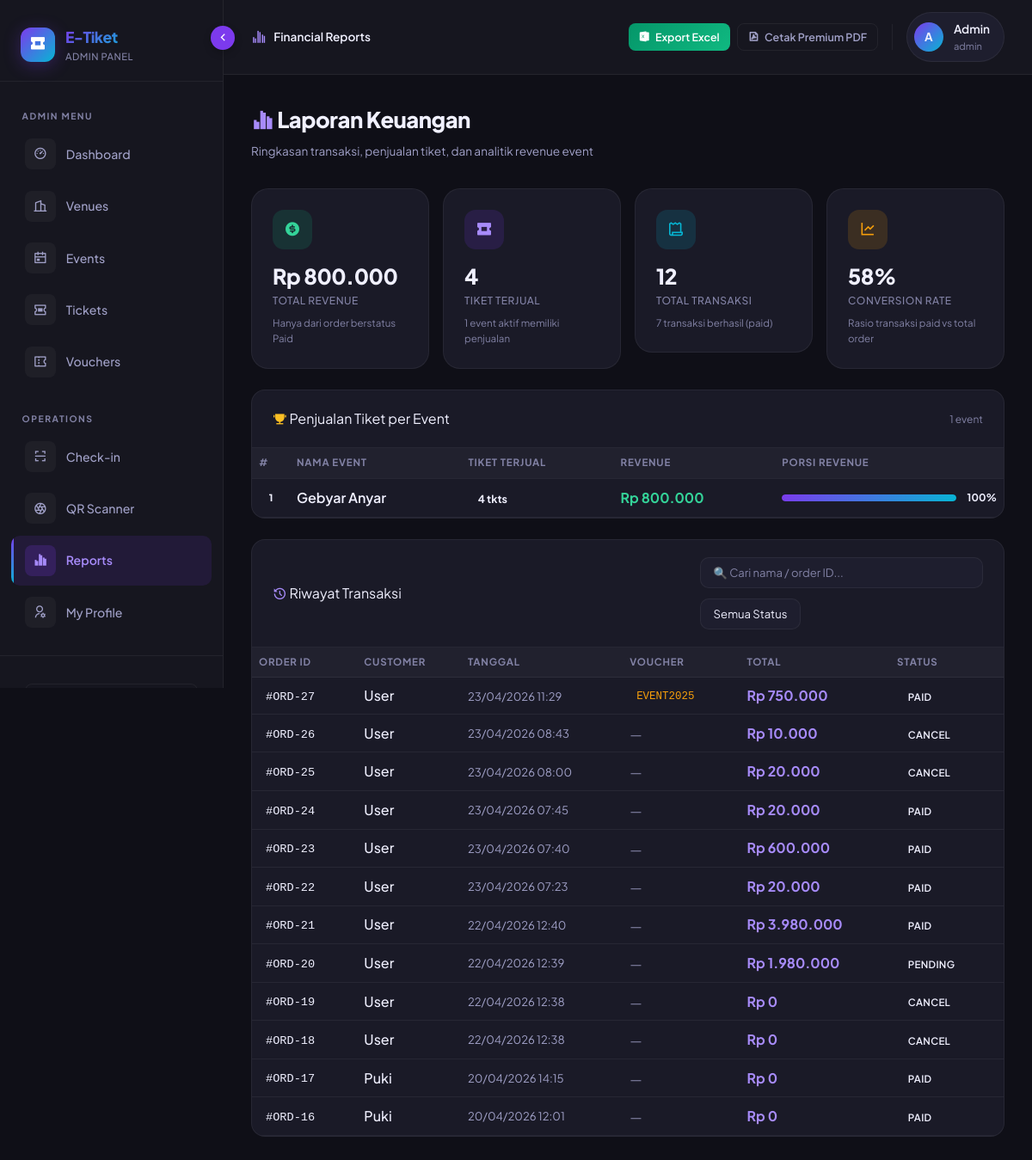
Page /admin/laporan.php (signed in) on the committed database.
### tables this page shows
CREATE TABLE `orders` (
  `id_order` int(11) NOT NULL,
  `id_user` int(11) NOT NULL,
  `tanggal_order` datetime DEFAULT current_timestamp(),
  `total` int(11) NOT NULL DEFAULT 0,
  `status` enum('pending','paid','cancel') NOT NULL DEFAULT 'pending',
  `id_voucher` int(11) DEFAULT NULL
);

CREATE TABLE `users` (
  `id_user` int(11) NOT NULL,
  `nama` varchar(100) NOT NULL,
  `email` varchar(100) NOT NULL,
  `password` varchar(255) NOT NULL,
  `role` enum('user','petugas','admin') NOT NULL DEFAULT 'user'
);

CREATE TABLE `voucher` (
  `id_voucher` int(11) NOT NULL,
  `kode_voucher` varchar(20) NOT NULL,
  `potongan` int(11) NOT NULL,
  `kuota` int(11) NOT NULL,
  `status` enum('aktif','nonaktif') NOT NULL DEFAULT 'aktif'
);

### app/controllers/LaporanController.php (called while the page is built, shortened)
<?php
class LaporanController {
    private $orderModel;
    public function __construct() {
        require_once __DIR__ . '/../models/OrderModel.php';
        $this->orderModel = new OrderModel();
    }
    public function index(): void {
        $orders        = $this->orderModel->getAll();
        $tickets_sold  = $this->orderModel->getTicketSalesReport();
        $total_rev     = array_sum(array_column($tickets_sold, 'revenue'));
        require_once __DIR__ . '/../views/admin/laporan.php';
    }
}

### admin/laporan.php (called while the page is built, shortened)
<?php
require_once __DIR__ . '/../app/controllers/LaporanController.php';
(new LaporanController())->index();

### app/config/auth.php (called while the page is built, shortened)
<?php
function currentUser(): array {
    return [
        'id'   => $_SESSION['id_user'] ?? null,
        'nama' => $_SESSION['nama']    ?? '',
        'role' => $_SESSION['role']    ?? '',
    ];
}

### app/config/database.php (called while the page is built, shortened)
<?php
function getDbConnection(): mysqli {
    static $conn = null;
    if ($conn === null) {
        $host = 'localhost';
        $user = 'root';
        $pass = '';
        $db   = 'event_tiket';
        $conn = mysqli_connect($host, $user, $pass, $db);
        mysqli_set_charset($conn, 'utf8mb4');
    }
    return $conn;
}

### app/models/BaseModel.php (called while the page is built, shortened)
<?php
abstract class BaseModel {
    protected mysqli $conn;
    public function __construct() {
        require_once __DIR__ . '/../config/database.php';
        $this->conn = getDbConnection();
    }
    protected function fetchAll(string $sql): array {
        $result = mysqli_query($this->conn, $sql);
        $rows = [];
        while ($row = mysqli_fetch_assoc($result)) {
            $rows[] = $row;
        }
        return $rows;
    }
}

### app/models/OrderModel.php (called while the page is built, shortened)
<?php
require_once __DIR__ . '/BaseModel.php';
class OrderModel extends BaseModel {
    public function getAll(): array {
        return $this->fetchAll(
            "SELECT o.*, u.nama, v.kode_voucher
             FROM orders o
             JOIN users u ON o.id_user = u.id_user
             LEFT JOIN voucher v ON o.id_voucher = v.id_voucher
             ORDER BY tanggal_order DESC"
        );
    }
    public function getTicketSalesReport(): array {
        return $this->fetchAll(
            "SELECT e.nama_event, SUM(od.qty) AS total_terjual, SUM(od.subtotal) as revenue
             FROM event e
             JOIN tiket t ON t.id_event = e.id_event
             JOIN order_detail od ON od.id_tiket = t.id_tiket
             JOIN orders o ON o.id_order = od.id_order
             WHERE o.status = 'paid'
             GROUP BY e.id_event
             ORDER BY revenue DESC"
        );
    }
}

### app/views/admin/laporan.php (the view, shortened to what this page needs)
<!DOCTYPE html>
<html lang="id" data-theme="dark">
<head>
    <link href="https://cdn.jsdelivr.net/npm/bootstrap@5.3.0/dist/css/bootstrap.min.css" rel="stylesheet">
    <link href="https://cdn.jsdelivr.net/npm/remixicon@4.2.0/fonts/remixicon.css" rel="stylesheet">
    <link href="<?= BASE_URL ?>/assets/css/style.css" rel="stylesheet">
</head>
<body>
<?php require_once __DIR__ . '/../layouts/sidebar.php'; ?>
<div class="main-content">
    <div class="topnav">
        <div class="topnav-left">
            <i class="ri-bar-chart-grouped-line" style="font-size:1.1rem; color:var(--primary-light);"></i>
            <span style="font-size:0.85rem; font-weight:600; color:var(--text-primary);">Financial Reports</span>
        </div>
        <div class="topnav-right d-flex gap-3 align-items-center">
            <div class="d-flex gap-2">
                <a href="<?= BASE_URL ?>/admin/export_excel.php" class="btn btn-success btn-sm">
                    <i class="ri-file-excel-2-fill"></i> Export Excel
                </a>
                <a href="<?= BASE_URL ?>/admin/export_pdf.php" target="_blank" class="btn btn-ghost btn-sm">
                    <i class="ri-file-pdf-2-line"></i> Cetak Premium PDF
                </a>
            </div>
            <div class="user-badge">
                <div class="user-avatar"><?= strtoupper(substr($user['nama'], 0, 1)) ?></div>
                <div class="user-info">
                    <div class="user-name"><?= htmlspecialchars($user['nama']) ?></div>
                    <div class="user-role"><?= htmlspecialchars($user['role']) ?></div>
                </div>
            </div>
        </div>
    </div>
    <div class="page-header">
        <div class="page-title"><i class="ri-bar-chart-grouped-fill" style="color:var(--primary-light);"></i> Laporan Keuangan</div>
        <div class="page-subtitle">Ringkasan transaksi, penjualan tiket, dan analitik revenue event</div>
    </div>
    <div class="page-body">
        <div class="row g-3 mb-4">
            <?php
            $cards = [
                ['success', 'ri-money-dollar-circle-fill',  'Rp ' . number_format($total_rev, 0, ',', '.'), 'Total Revenue',    'Hanya dari order berstatus Paid'],
                ['primary', 'ri-ticket-2-fill',              number_format($total_terjual),                  'Tiket Terjual',    count($tickets_sold) . ' event aktif memiliki penjualan'],
                ['info',    'ri-receipt-line',               $total_orders,                                  'Total Transaksi',  "$paid_orders transaksi berhasil (paid)"],
                ['warning', 'ri-line-chart-line',            ($total_orders > 0 ? round($paid_orders / $total_orders * 100) : 0) . '%', 'Conversion Rate', 'Rasio transaksi paid vs total order'],
            ];
            foreach ($cards as [$color, $icon, $value, $label, $sub]):
            ?>
            <div class="col-6 col-lg-3">
                <div class="rev-card">
                    <div class="rev-card-icon <?= $color ?>"><i class="<?= $icon ?>"></i></div>
                    <div class="rev-card-value"><?= $value ?></div>
                    <div class="rev-card-label"><?= $label ?></div>
                    <div class="rev-card-sub"><?= $sub ?></div>
                </div>
            </div>
            <?php endforeach; ?>
        </div>
        <div class="table-wrapper mb-4">
            <div class="table-header">
                <div class="table-title"><i class="ri-trophy-fill" style="color:#fbbf24;"></i> Penjualan Tiket per Event</div>
                <span style="font-size:0.75rem; color:var(--text-muted);"><?= count($tickets_sold) ?> event</span>
            </div>
            <table class="table">
                <thead>
                    <tr>
                        <th style="width:36px;">#</th>
                        <th>Nama Event</th>
                        <th>Tiket Terjual</th>
                        <th>Revenue</th>
                        <th style="min-width:160px;">Porsi Revenue</th>
                    </tr>
                </thead>
                <tbody>
                    <?php foreach ($tickets_sold as $i => $ts):
                        $pct = $total_rev > 0 ? round($ts['revenue'] / $total_rev * 100) : 0;
                        $rankClass = match(true) { $i === 0 => 'rank-1', $i === 1 => 'rank-2', $i === 2 => 'rank-3', default => 'rank-other' };
                    ?>
                    <tr>
                        <td><div class="rank-badge <?= $rankClass ?>"><?= $i + 1 ?></div></td>
                        <td style="font-weight: 600; color: var(--text-primary);"><?= htmlspecialchars($ts['nama_event']) ?></td>
                        <td><span class="ticket-tag"><?= number_format($ts['total_terjual']) ?> tkts</span></td>
                        <td style="color: #34d399; font-weight: 700;">Rp <?= number_format($ts['revenue'], 0, ',', '.') ?></td>
                        <td>
                            <div style="display:flex; align-items:center; gap:0.75rem;">
                                <div class="event-progress-bar"><div class="event-progress-fill" style="width:<?= $pct ?>%;"></div></div>
                                <span style="font-size:0.75rem; color:var(--text-primary); font-weight:700; width:35px; text-align:right; flex-shrink:0;"><?= $pct ?>%</span>
                            </div>
                        </td>
                    </tr>
                    <?php endforeach; ?>
                </tbody>
            </table>
        </div>
        <div class="table-wrapper">
            <div class="table-header">
                <div class="table-title"><i class="ri-history-fill" style="color:var(--primary-light);"></i> Riwayat Transaksi</div>
                <div class="filter-bar">
                    <input type="text" id="search-tx" class="form-control" placeholder="🔍 Cari nama / order ID..." oninput="filterTable()">
                    <select id="filter-status" class="form-select" style="width:auto;" onchange="filterTable()">
                        <option value="">Semua Status</option>
                    </select>
                </div>
            </div>
            <div style="overflow-x:auto;">
                <table class="table" id="tx-table">
                    <thead>
                        <tr><th>Order ID</th><th>Customer</th><th>Tanggal</th><th>Voucher</th><th>Total</th><th>Status</th></tr>
                    </thead>
                    <tbody>
                        <?php foreach ($orders as $o): ?>
                        <tr data-status="<?= $o['status'] ?>" data-name="<?= strtolower(htmlspecialchars($o['nama'])) ?>" data-id="<?= $o['id_order'] ?>">
                            <td><code>#ORD-<?= $o['id_order'] ?></code></td>
                            <td style="font-weight:500; color:var(--text-primary);"><?= htmlspecialchars($o['nama']) ?></td>
                            <td style="font-size:0.82rem; color:var(--text-secondary);"><?= date('d/m/Y H:i', strtotime($o['tanggal_order'])) ?></td>
                            <td>
                                <?php if ($o['kode_voucher']): ?>
                                <span style="font-family:'Courier New',monospace; font-size:0.78rem; color:var(--accent-2); background:rgba(245,158,11,0.08); padding:0.2rem 0.5rem; border-radius:6px;"><?= htmlspecialchars($o['kode_voucher']) ?></span>
                                <?php else: ?><span style="color:var(--text-muted);">—</span><?php endif; ?>
                            </td>
                            <td style="font-weight:700; color:var(--primary-light);">Rp <?= number_format($o['total'], 0, ',', '.') ?></td>
                            <td><span class="badge-status badge-<?= $o['status'] ?>"><?= strtoupper($o['status']) ?></span></td>
                        </tr>
                        <?php endforeach; ?>
                    </tbody>
                </table>
            </div>
        </div>
    </div>
</div>
</body>
</html>

### app/views/admin/laporan.php (style rules this page uses)
.rev-card { background: var(--bg-card); border: 1px solid var(--border); border-radius: 20px; padding: 1.5rem; position: relative; overflow: hidden; transition: transform 0.3s ease, box-shadow 0.3s ease, border-color 0.3s ease; }
.rev-card-icon { width: 46px; height: 46px; border-radius: 13px; display: flex; align-items: center; justify-content: center; font-size: 1.2rem; margin-bottom: 1.1rem; }
.rev-card-icon.success { background: rgba(16,185,129,0.15); color: #34d399; }
.rev-card-icon.primary { background: rgba(124,58,237,0.15); color: var(--primary-light); }
.rev-card-icon.info { background: rgba(6,182,212,0.15); color: var(--accent); }
.rev-card-icon.warning { background: rgba(245,158,11,0.15); color: var(--accent-2); }
.rev-card-value { font-size: 1.55rem; font-weight: 800; color: var(--text-primary); letter-spacing: -0.5px; line-height: 1.1; margin-bottom: 0.3rem; }
.rev-card-label { font-size: 0.75rem; color: var(--text-muted); font-weight: 500; text-transform: uppercase; letter-spacing: 0.5px; }
.rev-card-sub { font-size: 0.72rem; color: var(--text-muted); margin-top: 0.5rem; }
.event-progress-bar { height: 8px; background: rgba(255,255,255,0.05); border-radius: 20px; overflow: hidden; flex: 1; }
.event-progress-fill { height: 100%; background: var(--gradient-primary); border-radius: 20px; transition: width 1s cubic-bezier(0.4,0,0.2,1); }
.rank-badge { width: 28px; height: 28px; border-radius: 8px; display: flex; align-items: center; justify-content: center; font-size: 0.7rem; font-weight: 800; flex-shrink: 0; }
.rank-1 { background: rgba(245,158,11,0.2); color: #f59e0b; }
.ticket-tag { background: rgba(124,58,237,0.12); color: var(--primary-light); padding: 0.22rem 0.7rem; border-radius: 20px; font-size: 0.78rem; font-weight: 700; }
.filter-bar { display: flex; align-items: center; gap: 0.75rem; flex-wrap: wrap; }
.filter-bar .form-control, .filter-bar .form-select { background: var(--bg-elevated); border: 1px solid var(--border); color: var(--text-primary); border-radius: 10px; padding: 0.45rem 0.9rem; font-size: 0.82rem; }
.filter-bar .form-control { min-width: 200px; }

### app/views/layouts/sidebar.php (style rules this page uses)
:root { --sidebar-width: 260px; --sidebar-collapsed-width: 85px; }
.main-content { transition: margin-left 0.3s cubic-bezier(0.4, 0, 0.2, 1); margin-left: var(--sidebar-width); }
.topnav { transition: all 0.3s ease; }

### rows in the picture
orders: id_order "27", id_user.nama "User", tanggal_order "23/04/2026 11:29", id_voucher.kode_voucher "EVENT2025", total "750.000", status "PAID"
orders: id_order "26", id_user.nama "User", tanggal_order "23/04/2026 08:43", total "10.000", status "CANCEL"
orders: id_order "25", id_user.nama "User", tanggal_order "23/04/2026 08:00", total "20.000", status "CANCEL"
orders: id_order "24", id_user.nama "User", tanggal_order "23/04/2026 07:45", total "20.000", status "PAID"
orders: id_order "23", id_user.nama "User", tanggal_order "23/04/2026 07:40", total "600.000", status "PAID"
orders: id_order "22", id_user.nama "User", tanggal_order "23/04/2026 07:23", total "20.000", status "PAID"
orders: id_order "21", id_user.nama "User", tanggal_order "22/04/2026 12:40", total "3.980.000", status "PAID"
orders: id_order "20", id_user.nama "User", tanggal_order "22/04/2026 12:39", total "1.980.000", status "PENDING"
orders: id_order "19", id_user.nama "User", tanggal_order "22/04/2026 12:38", total "0", status "CANCEL"
orders: id_order "18", id_user.nama "User", tanggal_order "22/04/2026 12:38", total "0", status "CANCEL"
orders: id_order "17", id_user.nama "Puki", tanggal_order "20/04/2026 14:15", total "0", status "PAID"
orders: id_order "16", id_user.nama "Puki", tanggal_order "20/04/2026 12:01", total "0", status "PAID"

### other values in the picture
APP_NAME "E-Tiket"
substr($user['nama'], 0, 1) "A"
$user['nama'] "Admin"
$user['role'] "admin"
$value "Rp 800.000"
$label "TOTAL REVENUE"
$sub "Hanya dari order berstatus Paid"
$value "4"
$label "TIKET TERJUAL"
$sub "1 event aktif memiliki penjualan"
$value "12"
$label "TOTAL TRANSAKSI"
$sub "7 transaksi berhasil (paid)"
$value "58%"
$label "CONVERSION RATE"
